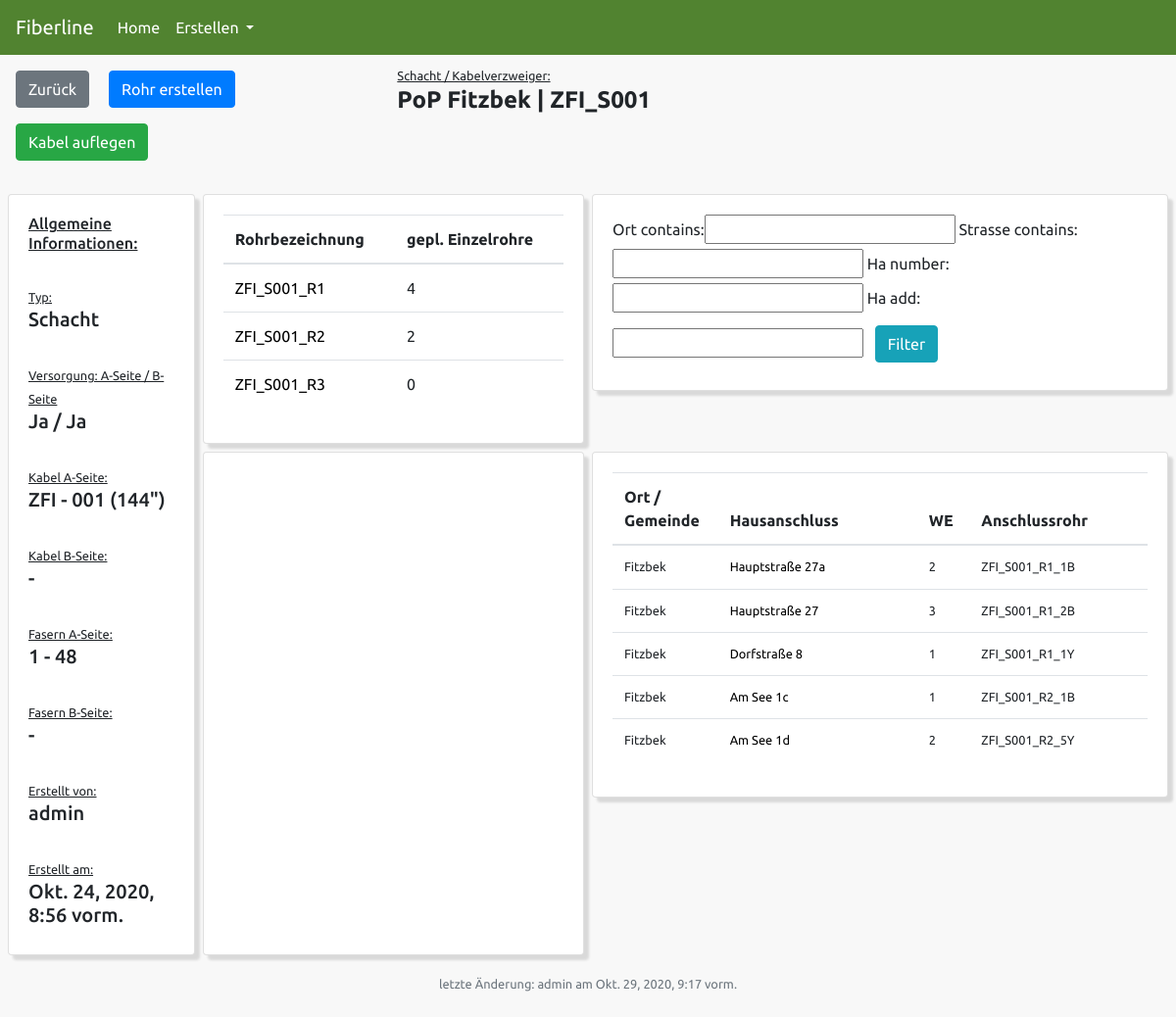
Screenshot of /view/schacht-kvz/1/ with the database file from the repository.
### app_fiberline/models.py (models this page shows, shortened)
class Schacht_Kvz(models.Model):
    name = models.CharField(max_length=100, null=False, blank=False, unique=True)
    customer = models.CharField(max_length=100, null=True, blank=True)
    project = models.CharField(max_length=100, null=True, blank=True)
    cluster = models.CharField(max_length=100, null=True, blank=True)
    technikstandort_id = models.CharField(max_length=255, null=True, blank=True)
    technikstandort = models.CharField(max_length=100, null=True, blank=True)
    type = models.CharField(max_length=25, null=False, blank=False, choices=SCHACHT_KVZ, default=SCHACHT_KVZ[2][1])
    rohr_abgaenge = models.IntegerField(default=3)
    rohr_einzelrohre_typ = models.ForeignKey(RohrTyp, null=True, blank=True, on_delete=models.CASCADE)
    kabel_status_versorgt = models.BooleanField(default=True)
    kabel_a_seite = models.ForeignKey(Kabel, null=True, blank=True, on_delete=models.CASCADE, related_name="a_seite")
    kabel_b_seite = models.ForeignKey(Kabel, null=True, blank=True, on_delete=models.CASCADE, related_name="b_seite")
    faser_a_versorgt_von = models.IntegerField(default=0)
    faser_a_versorgt_bis = models.IntegerField(default=0)
    faser_b_versorgt_von = models.IntegerField(default=0)
    faser_b_versorgt_bis = models.IntegerField(default=0)
    geo_latitude = models.CharField(max_length=25, null=True, blank=True, default="51.165691")
    geo_longitude = models.CharField(max_length=25, null=True, blank=True, default="10.451526")
    user_created = models.CharField(max_length=50, null=False, blank=False)
    user_updated = models.CharField(max_length=50, null=False, blank=False, default="-")
    date_created = models.DateTimeField(auto_now_add=True)
    date_updated = models.DateTimeField(auto_now=True)
    class Meta:
        ordering = ['name']
    def getTrueFalse(self):
        x = ['Nein' if self.kabel_status_versorgt == False else 'Ja']
        return x[0]
    def getACable(self):
        x = ['-' if self.kabel_a_seite is None else self.kabel_a_seite]
        return x[0]
    def getBCable(self):
        x = ['-' if self.kabel_b_seite is None else self.kabel_b_seite]
        return x[0]
    def getASiteFibers(self):
        x = ['-' if self.faser_a_versorgt_von == 0 or self.faser_a_versorgt_bis == 0 else '{} - {}'.format(self.faser_a_versorgt_von, self.faser_a_versorgt_bis)]
        return x[0]
    def getBSiteFibers(self):
        x = ['-' if self.faser_b_versorgt_von == 0 or self.faser_b_versorgt_bis == 0 else '{} - {}'.format(self.faser_b_versorgt_von, self.faser_b_versorgt_bis)]
        return x[0]
    def getBSite(self):
        x = ['Nein' if self.kabel_b_seite == False else 'Ja']
        return x[0]

class Kabel(models.Model):
    name = models.CharField(max_length=100, null=False, blank=False, unique=True)
    technikstandort = models.ForeignKey(Technikstandort, null=True, blank=True, on_delete=models.CASCADE)
    type = models.CharField(max_length=15, null=False, blank=False, choices=KABELTYP, default=KABELTYP[1][1])
    buendel_anzahl = models.IntegerField(default=0)
    buendel_groesse = models.IntegerField(default=0)
    faser_anzahl = models.IntegerField(default=0)
    farbe = models.CharField(max_length=25, null=True, blank=True, choices=KABELFARBEN, default=KABELFARBEN[9][1])
    lagen = models.CharField(max_length=1, null=True, blank=True, choices=KABELLAGEN, default=KABELLAGEN[0][0])
    user_created = models.CharField(max_length=50, null=False, blank=False)
    date_created = models.DateTimeField(auto_now_add=True)
    class Meta:
        ordering = ['name']
    def __str__(self):
        return self.name

class Rohr(models.Model):
    name = models.CharField(max_length=100, null=False, blank=False, unique=True)
    customer = models.CharField(max_length=100, null=True, blank=True)
    project = models.CharField(max_length=100, null=True, blank=True)
    cluster = models.CharField(max_length=100, null=True, blank=True)
    technikstandort_id = models.CharField(max_length=255, null=True, blank=True)
    technikstandort = models.CharField(max_length=100, null=True, blank=True)
    schacht_kvz = models.CharField(max_length=100, null=True, blank=True)
    type = models.ForeignKey(RohrTyp, null=False, blank=False, on_delete=models.CASCADE)
    user_created = models.CharField(max_length=50, null=False, blank=False)
    date_created = models.DateTimeField(auto_now_add=True)
    class Meta:
        ordering = ['name']

class Hausanschlussrohr(models.Model):
    ort_kuerzel = models.CharField(max_length=20, null=True, blank=True)
    ort = models.CharField(max_length=50, null=True, blank=True)
    strasse = models.CharField(max_length=50, null=True, blank=True)
    ha_number = models.IntegerField(default=0, null=True, blank=True)
    ha_add = models.CharField(max_length=20, null=True, blank=True)
    we_number = models.IntegerField(default=1, null=True, blank=True)
    customer = models.CharField(max_length=100, null=True, blank=True)
    project = models.CharField(max_length=100, null=True, blank=True)
    cluster = models.CharField(max_length=100, null=True, blank=True)
    technikstandort_id = models.CharField(max_length=255, null=True, blank=True)
    technikstandort = models.CharField(max_length=100, null=True, blank=True)
    schacht_kvz = models.CharField(max_length=100, null=True, blank=True)
    rohr_typ = models.ForeignKey(RohrTyp, null=False, blank=False, on_delete=models.CASCADE)
    rohr_name = models.CharField(max_length=100, null=True, blank=True)
    einzelrohr_name = models.CharField(max_length=50, null=False, blank=False)
    einzelrohr_malfunction = models.BooleanField(default=False)
    fiberunit_size = models.CharField(max_length=10, null=True, blank=True)
    user_created = models.CharField(max_length=50, null=False, blank=False)
    user_updated = models.CharField(max_length=50, null=False, blank=False, default="-")
    date_created = models.DateTimeField(auto_now_add=True)
    date_updated = models.DateTimeField(auto_now=True)
    class Meta:
        ordering = ['customer', 'project', 'cluster', 'technikstandort', 'schacht_kvz', 'rohr_typ']

### app_fiberline/views.py (the view)
# urls.py: path('view/schacht-kvz/<str:pk>/', views.view_schacht_kvz, name="SchachtKvz"),
def view_schacht_kvz(request, pk):
    schacht_kvz_db = Schacht_Kvz.objects.get(id=pk)
    rohre_db = Rohr.objects.filter(schacht_kvz=schacht_kvz_db.name)
    ha_rohre_db = Hausanschlussrohr.objects.filter(schacht_kvz=schacht_kvz_db.name)
    ha_rohre_db_func = ha_rohre_db.filter(einzelrohr_malfunction=False)
    my_filter = HausanschlussrohrFilter(request.GET, queryset=ha_rohre_db_func)
    ha_rohre_db_func = my_filter.qs
    list_rohr_name = []
    list_rohre = []
    for item in rohre_db:
        amount = ha_rohre_db.filter(rohr_name=item.name).count()
        list_rohre.append(amount)
        list_rohr_name.append(item.name)
    dict_rohre = {list_rohr_name[i]: list_rohre[i] for i in range(len(list_rohr_name))}
    m = folium.Map(width='100%', height='100%', location=[schacht_kvz_db.geo_latitude, schacht_kvz_db.geo_longitude], zoom_start=12)
    folium.Marker(
        location=[schacht_kvz_db.geo_latitude, schacht_kvz_db.geo_longitude],
        popup=schacht_kvz_db.name,
        icon=folium.Icon(color='red', icon='info-sign')
    ).add_to(m)
    m = m._repr_html_()
    context = {'schacht_kvz_db': schacht_kvz_db, 'rohre_db': rohre_db, 'my_map': m, 'dict_rohre': dict_rohre,
               'ha_rohre_db_func': ha_rohre_db_func, 'filter': my_filter}
    return render(request, 'app_fiberline/view_schacht_kvz.html', context)

### app_fiberline/templates/app_fiberline/view_schacht_kvz.html (shortened to what this page needs)
{% extends 'app_fiberline/base.html' %}
{% block content %}
<div class="grid-container">
    <div class="content-buttons">
        <button type="button" class="btn btn-secondary btn-list"><a href="{% url 'Technikstandort' schacht_kvz_db.technikstandort_id %}">Zurück</a></button>
        <button type="button" class="btn btn-primary btn-list"><a href="{% url 'CreateRohr' schacht_kvz_db.id %}">Rohr erstellen</a></button>
        {% if schacht_kvz_db.kabel_status_versorgt %}
            <button type="button" class="btn btn-success btn-list"><a href="{% url 'CombineSchachtKvzKabel' schacht_kvz_db.id %}">Kabel auflegen</a></button>
        {% else %}
            <button type="button" class="btn btn-success btn-list"><a  style="text-decoration: line-through;" href="#">Kabel auflegen</a></button>
        {% endif %}
    </div>
    <div class="content-title">
        <small>Schacht / Kabelverzweiger:</small>
        <h4>{{ schacht_kvz_db.technikstandort }} | {{ schacht_kvz_db.name }}</h4>
    </div>
    <div class="content-information">
        <div class="card">
            <div class="card-body">
                <h6>Allgemeine Informationen:</h6>
                <br>
                <small>Typ:</small>
                <h5>{{ schacht_kvz_db.type }}</h5>
                <br>
                <small>Versorgung: A-Seite / B-Seite</small>
                <h5>{{ schacht_kvz_db.getTrueFalse }} / {{ schacht_kvz_db.getBSite }}</h5>
                <br>
                <small>Kabel A-Seite:</small>
                <h5>{{ schacht_kvz_db.getACable }}</h5>
                <br>
                <small>Kabel B-Seite:</small>
                <h5>{{ schacht_kvz_db.getBCable }}</h5>
                <br>
                <small>Fasern A-Seite:</small>
                <h5>{{ schacht_kvz_db.getASiteFibers }}</h5>
                <br>
                <small>Fasern B-Seite:</small>
                <h5>{{ schacht_kvz_db.getBSiteFibers }}</h5>
                <br>
                <small>Erstellt von:</small>
                <h5>{{ schacht_kvz_db.user_created }}</h5>
                <br>
                <small>Erstellt am:</small>
                <h5>{{ schacht_kvz_db.date_created }}</h5>
            </div>
        </div>
    </div>
    <div class="content-rohre">
        <div class="card">
            <div class="card-body">
                <table class="table table-hover">
                    <thead>
                        <tr>
                            <th scope="col">Rohrbezeichnung</th>
                            <th scope="col">gepl. Einzelrohre</th>
                        </tr>
                    </thead>
                    <tbody>
                        {% for key, value in dict_rohre.items %}
                            <tr>
                                <td><a class="table-link" href="{% url 'CreateEinzelrohr' key %}">{{ key }}</a></td>
                                <td>{{ value }}</td>
                            </tr>
                        {% endfor %}
                    </tbody>
                </table>
            </div>
        </div>
    </div>
    <div class="content-filter-customer">
        <div class="card">
            <div class="card-body">
                <form action="" method="get">
                    {{ filter.form }}
                    <button type="submit" class="btn btn-info">Filter</button>
                </form>
            </div>
        </div>
    </div>
    <div class="content-list-customers">
        <div class="card">
            <div class="card-body">
                <table class="table table-hover">
                    <thead>
                        <tr>
                            <th scope="col">Ort / Gemeinde</th>
                            <th scope="col">Hausanschluss</th>
                            <th scope="col">WE</th>
                            <th scope="col">Anschlussrohr</th>
                            <th scope="col"></th>
                        </tr>
                    </thead>
                    <tbody style="font-size: 0.8rem;">
                        {% for item in ha_rohre_db_func %}
                            <tr>
                                <td style="width: 20%;">{{ item.ort }}</td>
                                {% if schacht_kvz_db %}
                                    {% if item.ha_add is not None %}
                                        <td style="width: 40%;">
                                            <a href="{% url 'CreateWohneinheiten' item.id %}">
                                                {{ item.strasse }} {{ item.ha_number }}{{ item.ha_add }}
                                            </a>
                                        </td>
                                    {% else %}
                                        <td style="width: 40%;">
                                            <a href="{% url 'CreateWohneinheiten' item.id %}">
                                                {{ item.strasse }} {{ item.ha_number }}
                                            </a>
                                        </td>
                                    {% endif %}
                                {% else %}
                                    {% if item.ha_add is not None %}
                                        <td style="width: 40%;">{{ item.strasse }} {{ item.ha_number }}{{ item.ha_add }}</td>
                                    {% else %}
                                        <td style="width: 40%;">{{ item.strasse }} {{ item.ha_number }}</td>
                                    {% endif %}
                                {% endif %}
                                <td style="width: 10%;">{{ item.we_number }}</td>
                                <td style="width: 20%;">{{ item.rohr_name }}_{{ item.einzelrohr_name }}</td>
                                <td style="width: 10%;"></td>
                            </tr>
                        {% endfor %}
                    </tbody>
                </table>
            </div>
        </div>
    </div>
    <div class="content-map">
        <div class="card map-card">
            <div class="card-body">
            </div>
        </div>
    </div>
    <div class="content-last-user">
        <small style="text-decoration: none; color: #6c757d;">
            letzte Änderung: {{ schacht_kvz_db.user_updated }} am {{ schacht_kvz_db.date_updated }}
        </small>
    </div>
</div>
{% endblock content %}

### app_fiberline/templates/app_fiberline/base.html (shortened to what this page needs)
<!DOCTYPE html>
<html lang="en">
    <head>
        <link rel="stylesheet" href="https://cdn.jsdelivr.net/npm/bootstrap@4.5.3/dist/css/bootstrap.min.css">
    </head>
    <body>
        {% include 'app_fiberline/navbar.html' %}
        {% block content %}{% endblock content %}
    </body>
</html>

### app_fiberline/templates/app_fiberline/navbar.html (shortened to what this page needs)
<nav class="navbar navbar-expand-lg navbar-light sticky-top" style="background-color: #518330;">
    <a class="navbar-brand" href="#" style="color: #fff;">Fiberline</a>
    <div class="collapse navbar-collapse" id="navbarNavDropdown">
        <ul class="navbar-nav">
            <li class="nav-item active">
                <a class="nav-link" href="{% url 'Main' %}" style="color: #fff;">Home <span class="sr-only">(current)</span></a>
            </li>
            <li class="nav-item dropdown">
                <a class="nav-link dropdown-toggle" href="#" id="navbarDropdownMenuLink" role="button" data-toggle="dropdown" aria-haspopup="true" aria-expanded="false" style="color: #fff;">
                    Erstellen
                </a>
            </li>
        </ul>
    </div>
</nav>

### rows the page displays
Schacht_Kvz: technikstandort "PoP Fitzbek", name "ZFI_S001", type "Schacht", getTrueFalse "Ja", getBSite "Ja", getACable "ZFI - 001 (144\")", getBCable "-", getASiteFibers "1 - 48", getBSiteFibers "-", user_created "admin", date_created "Okt. 24, 2020, 8:56 vorm.", user_updated "admin", date_updated "Okt. 29, 2020, 9:17 vorm."
Rohr: dict_rohre "ZFI_S001_R1"
Rohr: dict_rohre "ZFI_S001_R2"
Rohr: dict_rohre "ZFI_S001_R3"
Hausanschlussrohr: ort "Fitzbek", strasse "Hauptstraße", ha_number "27", ha_add "a", we_number "2", rohr_name "ZFI_S001_R1", einzelrohr_name "1B"
Hausanschlussrohr: ort "Fitzbek", strasse "Hauptstraße", ha_number "27", we_number "3", rohr_name "ZFI_S001_R1", einzelrohr_name "2B"
Hausanschlussrohr: ort "Fitzbek", strasse "Dorfstraße", ha_number "8", we_number "1", rohr_name "ZFI_S001_R1", einzelrohr_name "1Y"
Hausanschlussrohr: ort "Fitzbek", strasse "Am See", ha_number "1", ha_add "c", we_number "1", rohr_name "ZFI_S001_R2", einzelrohr_name "1B"
Hausanschlussrohr: ort "Fitzbek", strasse "Am See", ha_number "1", ha_add "d", we_number "2", rohr_name "ZFI_S001_R2", einzelrohr_name "5Y"

### other values shown
{{ value }} "4" "2" "0"
